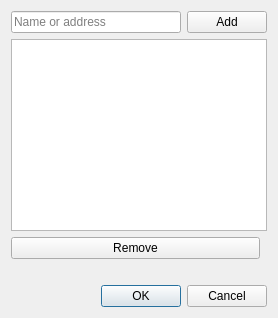
<?xml version="1.0" encoding="UTF-8"?>
<ui version="4.0">
 <class>EventAttendees</class>
 <widget class="QWidget" name="EventAttendees">
  <property name="windowTitle">
   <string>Attendees</string>
  </property>
  <layout class="QVBoxLayout" name="layout">
   <item>
    <layout class="QHBoxLayout" name="adding">
     <item>
      <widget class="QLineEdit" name="address">
       <property name="placeholderText">
        <string>Name or address</string>
       </property>
      </widget>
     </item>
     <item>
      <widget class="QPushButton" name="add">
       <property name="text">
        <string>Add</string>
       </property>
      </widget>
     </item>
    </layout>
   </item>
   <item>
    <widget class="QListWidget" name="people" />
   </item>
   <item>
    <layout class="QHBoxLayout" name="removing">
     <item>
      <widget class="QPushButton" name="remove">
       <property name="text">
        <string>Remove</string>
       </property>
      </widget>
     </item>
     <item>
      <spacer name="removingRest">
       <property name="orientation">
        <enum>Qt::Horizontal</enum>
       </property>
      </spacer>
     </item>
    </layout>
   </item>
   <item>
    <widget class="QLabel" name="result">
     <property name="wordWrap">
      <bool>true</bool>
     </property>
    </widget>
   </item>
   <item>
    <widget class="QDialogButtonBox" name="buttons">
     <property name="standardButtons">
      <set>QDialogButtonBox::Ok|QDialogButtonBox::Cancel</set>
     </property>
    </widget>
   </item>
  </layout>
 </widget>
 <resources />
 <connections />
</ui>
